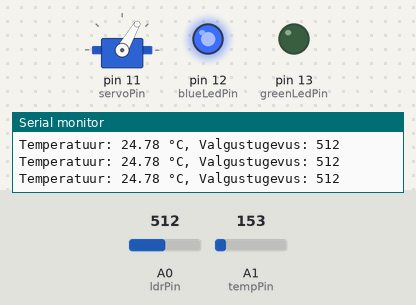
Bench run of a sketch on a simulated Arduino Uno, built with avr-gcc and run on an emulated ATmega328P. Parts: servo, output pins drawn as LEDs (lit = HIGH), the last lines printed to the serial monitor. The inputs (shaded band) are chosen by the test bench; at power-on: A0 (ldrPin) = 512, A1 (tempPin) = 153.

Above: at 2.28 s.
2.3 s: A0 (ldrPin) set to 485
At 5.19 s:
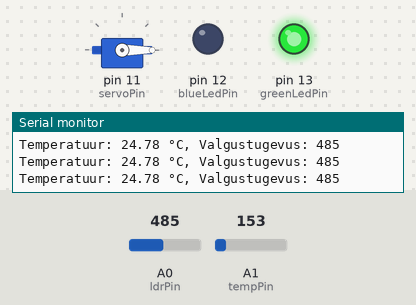
5.3 s: A1 (tempPin) set to 164
At 6.21 s:
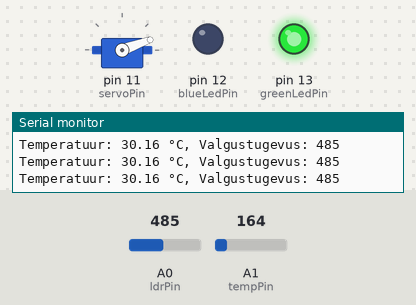
8.3 s: A0 (ldrPin) set to 1023
At 8.97 s:
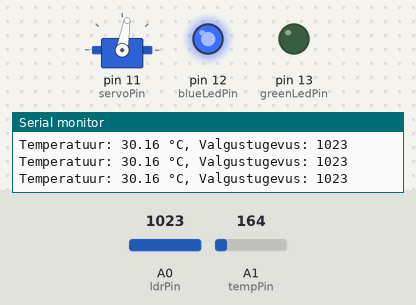
11.3 s: A0 (ldrPin) set to 490
At 14.1 s:
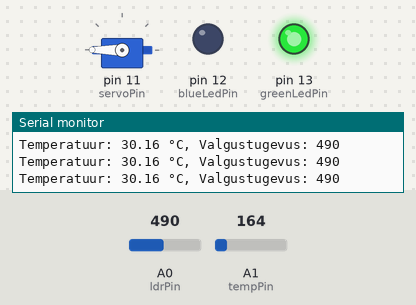
14.3 s: A1 (tempPin) set to 114
At 14.82 s:
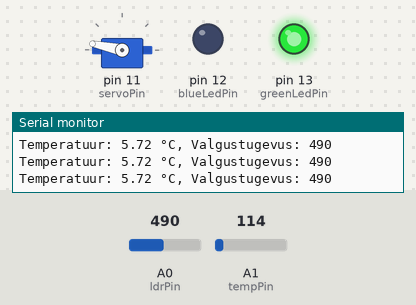
17.3 s: A0 (ldrPin) set to 510
At 22.8 s:
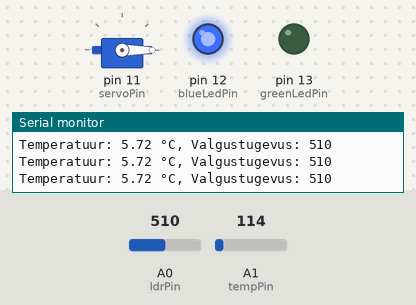
Timing chart, 0 to 23.0 s (numbered marks = the images above; inputs shaded):
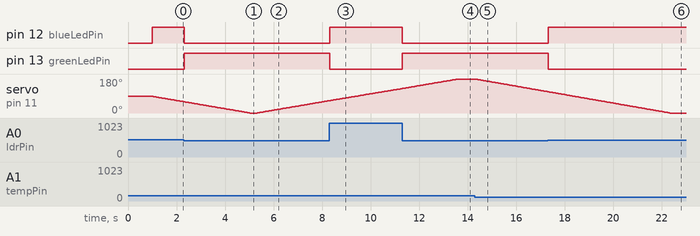

Measured:
- the behaviour switches between 500 and 499 on A0 (ldrPin) (found by bisection; images 0 and 1)
- the behaviour switches between 153 and 154 on A1 (tempPin) (found by bisection; images 1 and 2)
- after the input at 2.3 s, pin 12 (blueLedPin): HIGH → LOW at once; pin 13 (greenLedPin): LOW → HIGH at once
- after the input at 5.3 s, servo on pin 11 (servoPin): moves from 0° to 65° over 2.9 s, starting at once
- after the input at 8.3 s, pin 12 (blueLedPin): LOW → HIGH at once; pin 13 (greenLedPin): HIGH → LOW at once
- after the input at 11.3 s, pin 12 (blueLedPin): HIGH → LOW at once; pin 13 (greenLedPin): LOW → HIGH at once
- after the input at 14.3 s, servo on pin 11 (servoPin): moves from 180° to 113° over 3.0 s, starting at once
- after the input at 17.3 s, pin 12 (blueLedPin): LOW → HIGH at once; pin 13 (greenLedPin): HIGH → LOW at once

The sketch:

4Katse.ino
```cpp
#include <Servo.h>

const int greenLedPin = 13;
const int blueLedPin = 12;
const int ldrPin = A0;
const int tempPin = A1;
const int servoPin = 11;

Servo servoMotor;

int currentAngle = 90;

void setup() {
  Serial.begin(9600);
  pinMode(greenLedPin, OUTPUT);
  pinMode(blueLedPin, OUTPUT);
  servoMotor.attach(servoPin);

  servoMotor.write(currentAngle);
  delay(1000);
}

void loop() {
  int tempReading = analogRead(tempPin);
  float voltage = tempReading * (5.0 / 1023.0);
  float temperature = (voltage - 0.5) * 100.0;

  int targetAngle;
  if (temperature < 25) {
    targetAngle = 0;
  } else {
    targetAngle = 180;
  }

  if (currentAngle < targetAngle) {
    currentAngle = min(targetAngle, currentAngle++);
  } else if (currentAngle > targetAngle) {
    currentAngle = max(targetAngle, currentAngle--);
  }

  servoMotor.write(currentAngle);

  int lightLevel = analogRead(ldrPin);
  if (lightLevel < 500) {
    digitalWrite(greenLedPin, HIGH);
    digitalWrite(blueLedPin, LOW);
  } else {
    digitalWrite(greenLedPin, LOW);
    digitalWrite(blueLedPin, HIGH);
  }

  Serial.print("Temperatuur: ");
  Serial.print(temperature);
  Serial.print(" °C, Valgustugevus: ");
  Serial.println(lightLevel);

  delay(10);
}
```
